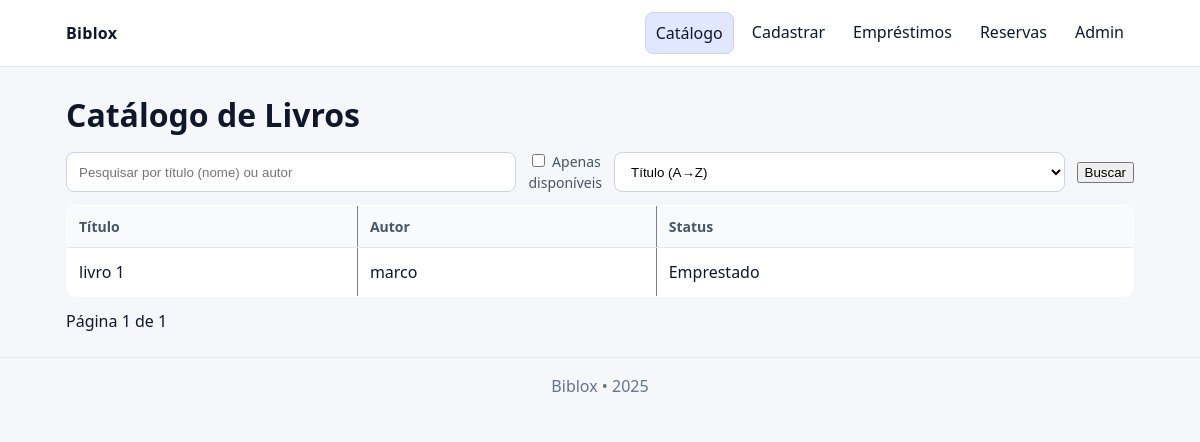
Screenshot of /livros/ with the database file from the repository.
### livros/models.py (models this page shows, shortened)
class CadastroLivroModel(models.Model):
    STATUS_CHOICES = (('disponivel', 'Disponível'), ('emprestado', 'Emprestado'))
    nome = models.CharField(max_length=50)
    autor = models.CharField(max_length=50)
    isbn = models.TextField(null=True, blank=True)
    completo = models.BooleanField(default=False)
    data_criacao = models.DateTimeField(auto_now_add=True)
    status = models.CharField(max_length=20, choices=STATUS_CHOICES, default='disponivel')

### livros/views.py (the view)
# urls.py: path("", views.catalogo, name="catalogo"),                 # /livros/
def catalogo(request):
    q = (request.GET.get("q") or "").strip()
    apenas_disponiveis = (request.GET.get("apenas_disponiveis") in ("1", "true", "on"))
    ordenar = request.GET.get("ordenar", "nome_az")  # nome_az|nome_za|autor_az|autor_za
    page = request.GET.get("page")
    qs = CadastroLivroModel.objects.all()
    if q:
        qs = qs.filter(Q(nome__icontains=q) | Q(autor__icontains=q))
    if apenas_disponiveis:
        qs = qs.filter(status__iexact="disponivel")
    ordering_map = {
        "nome_az": "nome",
        "nome_za": "-nome",
        "autor_az": "autor",
        "autor_za": "-autor",
    }
    qs = qs.order_by(ordering_map.get(ordenar, "nome"))
    paginator = Paginator(qs, 20)  # 20 por página
    page_obj = paginator.get_page(page)
    params = request.GET.copy()
    params.pop("page", None)
    querystring = params.urlencode()
    ctx = {
        "livros": page_obj,                # iterável no template
        "page_obj": page_obj,              # controle de paginação
        "q": q,
        "ordenar": ordenar,
        "apenas_disponiveis": apenas_disponiveis,
        "querystring": querystring,
    }
    return render(request, "livros/lista.html", ctx)

### templates/livros/lista.html (shortened to what this page needs)
{% extends "base.html" %}
{% block content %}
<h1>Catálogo de Livros</h1>
<form method="get" style="display:flex; gap:12px; align-items:center; margin:12px 0;">
  <input type="text" name="q" placeholder="Pesquisar por título (nome) ou autor" value="{{ q }}">
  <label>
    <input type="checkbox" name="apenas_disponiveis" {% if apenas_disponiveis %}checked{% endif %}>
    Apenas disponíveis
  </label>
  <select name="ordenar">
    <option value="nome_az"  {% if ordenar == "nome_az"  %}selected{% endif %}>Título (A→Z)</option>
  </select>
  <button type="submit">Buscar</button>
</form>
{% if livros %}
  <table border="1" cellpadding="6" cellspacing="0" width="100%">
    <thead>
      <tr><th>Título</th><th>Autor</th><th>Status</th></tr>
    </thead>
    <tbody>
      {% for l in livros %}
      <tr>
        <td>{{ l.nome }}</td>
        <td>{{ l.autor }}</td>
        <td>{{ l.get_status_display }}</td>
      </tr>
      {% endfor %}
    </tbody>
  </table>
  <div style="margin-top:12px; display:flex; gap:8px; align-items:center;">
    <span>Página {{ page_obj.number }} de {{ page_obj.paginator.num_pages }}</span>
  </div>
{% else %}
  <p><strong>Nenhum livro encontrado</strong>.</p>
{% endif %}
{% endblock %}

### static/css/site.css (style rules this page uses)
:root { --bg:#f6f7fb; --card:#ffffff; --muted:#64748b; --text:#0f172a; --line:#e5e7eb; --line-2:#f1f5f9; --brand:#2563eb; --brand-2:#1d4ed8; --good-bg:#ecfdf5; --good:#065f46; --bad-bg:#fef2f2; --bad:#991b1b; --warn-bg:#fefce8; --warn:#854d0e; }
* { box-sizing:border-box }
html,body { height:100% }
body { margin:0; background:var(--bg); color:var(--text); font:16px/1.5 system-ui,-apple-system,Segoe UI,Roboto,Ubuntu,"Helvetica Neue",Arial,sans-serif; }
h1,h2,h3 { margin:0 0 12px }
label { font-size:14px; color:#475569 }
input[type="text"], input[type="date"], input[type="number"], input[type="email"], input[type="password"], select, textarea { height:40px; padding:8px 12px; border:1px solid #cbd5e1; border-radius:8px; outline:none; background:#fff; width:100%; }
table { width:100%; border-collapse:collapse; background:#fff; border-radius:10px; overflow:hidden }
thead th { text-align:left; font-weight:600; font-size:14px; color:#475569; border-bottom:1px solid var(--line); padding:10px 12px; background:#f8fafc; }
tbody td { padding:12px; border-bottom:1px solid var(--line-2) }

### rows the page displays
CadastroLivroModel: nome "livro 1", autor "marco", status "Emprestado"

### other values shown
{{ page_obj.number }} "1"
{{ page_obj.paginator.num_pages }} "1"
